Frame 1 (no input): blank canvas, image omitted
Frame 60 (no input): blank canvas, image omitted
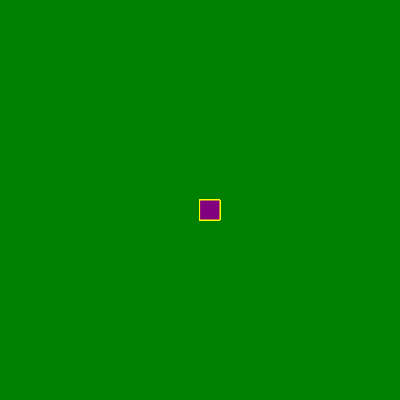
Frame 120 (the mouse pressed at the canvas centre since frame 60)

The p5.js sketch whose frames 1 and 60 were blank and that drew this single picture after the mouse press (run headless with seeded random() and noise() and a simulated clock; from frame 60 on, the mouse is pressed at the canvas centre):

// p5.js sketch
// ── sketch.js
function setup() {
    createCanvas(400, 400);
    background("green");
  }
  
  function draw() {
    stroke("yellow");
    fill("purple");
    if (mouseIsPressed) {
      rect(mouseX, mouseY, 20, 20);
    }
  }
  
